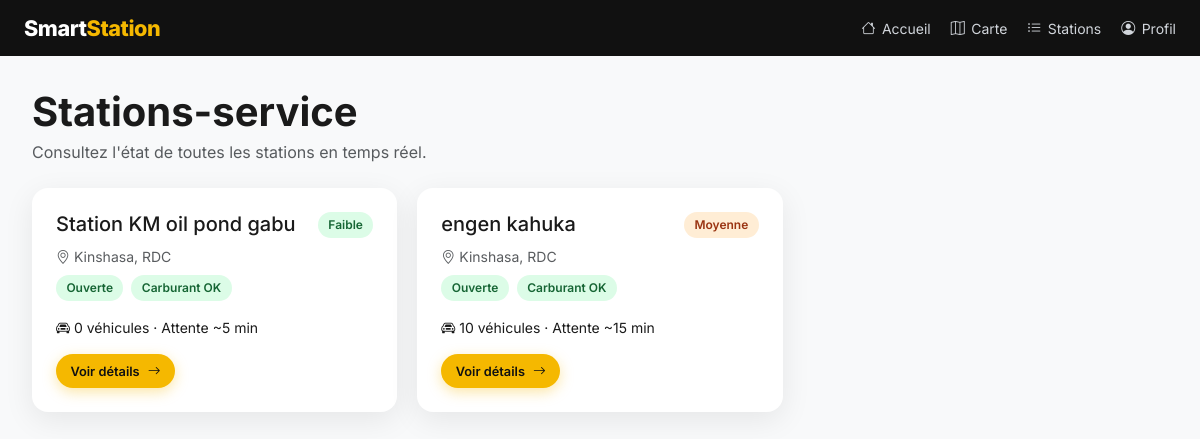
Before: /stations/ (signed in) with the older database file.
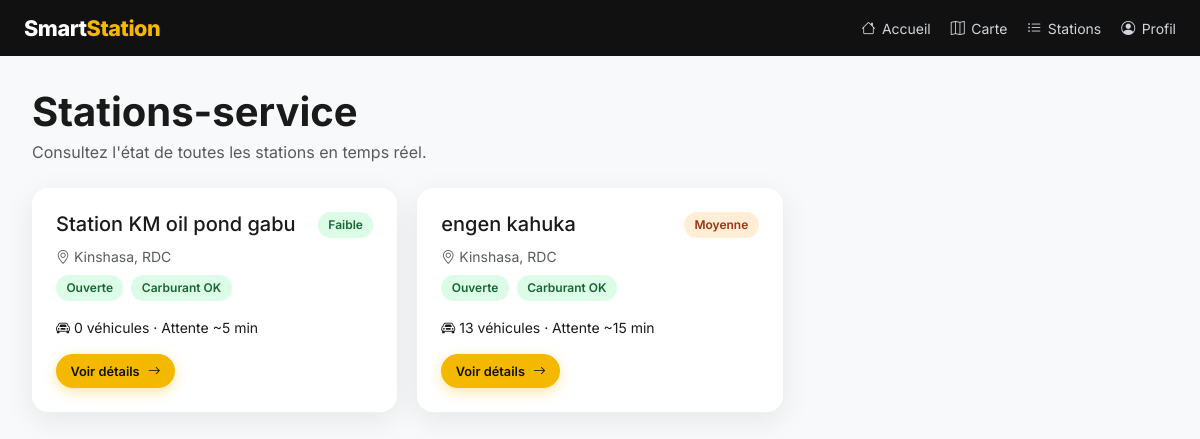
After: the same page with the newer database file.
### stations/models.py (models this page shows, shortened)
class StationService(models.Model):
    STATUT_OUVERTE = "ouverte"
    STATUT_FERMEE = "fermee"
    STATUT_CHOICES = [
        (STATUT_OUVERTE, "Ouverte"),
        (STATUT_FERMEE, "Fermée"),
    ]
    AFFLUENCE_FAIBLE = "faible"
    AFFLUENCE_MOYENNE = "moyenne"
    AFFLUENCE_FORTE = "forte"
    AFFLUENCE_CHOICES = [
        (AFFLUENCE_FAIBLE, "Faible"),
        (AFFLUENCE_MOYENNE, "Moyenne"),
        (AFFLUENCE_FORTE, "Forte"),
    ]
    nom = models.CharField(max_length=255)
    adresse = models.CharField(max_length=500, blank=True, default="")
    latitude = models.FloatField()
    longitude = models.FloatField()
    telephone = models.CharField(max_length=30, blank=True, default="")
    carburants = models.CharField(
        max_length=255,
        default="Essence, Gasoil",
        help_text="Carburants proposés, séparés par des virgules.",
    )
    capacite_max = models.PositiveIntegerField(default=30)
    statut = models.CharField(
        max_length=10,
        choices=STATUT_CHOICES,
        default=STATUT_OUVERTE,
    )
    carburant_disponible = models.BooleanField(default=True)
    nombre_vehicules = models.PositiveIntegerField(default=0)
    niveau_affluence = models.CharField(
        max_length=10,
        choices=AFFLUENCE_CHOICES,
        default=AFFLUENCE_FAIBLE,
    )
    date_mise_a_jour = models.DateTimeField(auto_now=True)
    class Meta:
        ordering = ["nom"]
    @property
    def temps_attente_estime(self) -> str:
        if self.statut == self.STATUT_FERMEE:
            return "Fermée"
        if not self.carburant_disponible:
            return "Indisponible"
        mapping = {
            self.AFFLUENCE_FAIBLE: "~5 min",
            self.AFFLUENCE_MOYENNE: "~15 min",
            self.AFFLUENCE_FORTE: "~30 min",
        }
        return mapping.get(self.niveau_affluence, "~10 min")
    @property
    def affluence_label(self) -> str:
        return dict(self.AFFLUENCE_CHOICES).get(self.niveau_affluence, self.niveau_affluence)

### stations/views.py (the view)
# urls.py: path("stations/", StationListView.as_view(), name="stations-list"),
class StationListView(AuthRequiredMixin, TemplateView):
    template_name = "stations/station_list.html"
    def get_context_data(self, **kwargs: Any) -> dict[str, Any]:
        context = super().get_context_data(**kwargs)
        context["stations"] = StationService.objects.all()
        return context

### templates/stations/station_list.html (shortened to what this page needs)
{% extends "stations/base_public.html" %}
{% block content %}
<div class="ss-page-wrap">
  <h1 class="fw-bold mb-1">Stations-service</h1>
  <p class="text-muted mb-4">Consultez l'état de toutes les stations en temps réel.</p>
  <div class="ss-station-grid">
    {% for station in stations %}
      <article class="ss-card">
        <div class="d-flex justify-content-between align-items-start mb-2">
          <h2 class="h5 mb-0">{{ station.nom }}</h2>
          {% if station.niveau_affluence == "faible" %}
            <span class="ss-badge ss-badge--green">{{ station.affluence_label }}</span>
          {% elif station.niveau_affluence == "moyenne" %}
            <span class="ss-badge ss-badge--orange">{{ station.affluence_label }}</span>
          {% else %}
            <span class="ss-badge ss-badge--red">{{ station.affluence_label }}</span>
          {% endif %}
        </div>
        <p class="text-muted small mb-2">
          <i class="bi bi-geo-alt"></i> {{ station.adresse|default:"Kinshasa, RDC" }}
        </p>
        <div class="d-flex flex-wrap gap-2 mb-3">
          {% if station.statut == "ouverte" %}
            <span class="ss-badge ss-badge--green">Ouverte</span>
          {% else %}
            <span class="ss-badge ss-badge--gray">Fermée</span>
          {% endif %}
          {% if station.carburant_disponible %}
            <span class="ss-badge ss-badge--green">Carburant OK</span>
          {% else %}
            <span class="ss-badge ss-badge--red">Rupture</span>
          {% endif %}
        </div>
        <p class="small mb-3">
          <i class="bi bi-car-front"></i> {{ station.nombre_vehicules }} véhicules ·
          Attente {{ station.temps_attente_estime }}
        </p>
        <a href="{% url 'station-page' station.pk %}" class="ss-btn ss-btn--primary ss-btn--sm">
          Voir détails <i class="bi bi-arrow-right"></i>
        </a>
      </article>
    {% empty %}
      <p class="text-muted">Aucune station enregistrée.</p>
    {% endfor %}
  </div>
</div>
{% endblock %}

Changed rows visible on the page:
changed StationService "engen kahuka": nombre_vehicules "10" → "13"
